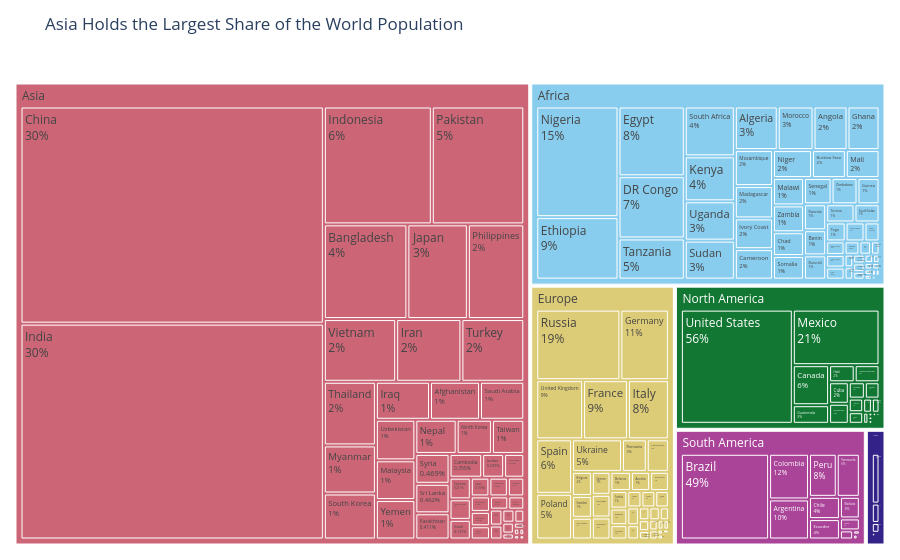

Source (notebook cell):
### Markdown cell above
**Chart choice & justification:** *Which chart did you choose, and why? Justify design choices.

*YOUR ANSWER HERE*

I chose a treemap because it displays hierarchical data at two levels: continents and their countries. The size of each rectangle represents the country's 2022 population, making it easy to compare population contributions.

### Code cell
# Q6
# YOUR CODE HERE


fig = px.treemap(
    df,
    path=['Continent', 'Country'],
    values='2022 Population',
    color='Continent',
    color_discrete_sequence=px.colors.qualitative.Safe,
    title='Asia Holds the Largest Share of the World Population'
)

fig.update_layout(
    template='plotly_white',
    margin=dict(t=60, l=10, r=10, b=10)
)

fig.update_traces(
    textinfo='label+percent parent',
    hovertemplate=(
        '<b>%{label}</b><br>'
        'Population: %{value:,.0f}<br>'
        'Share of parent: %{percentParent:.1%}'
        '<extra></extra>'
    )
)

fig.show()

### Figure 1 — Plotly figure (JSON) as saved in the notebook; plotly's stock layout.template omitted (floating-point values rounded to 4 significant figures; data arrays with more than 128 entries replaced by an {"elided": "..."} marker saying what was removed)
{"data": [{"branchvalues": "total", "customdata": {"elided": "240x1 str values"}, "domain": {"x": [0, 1], "y": [0, 1]}, "hovertemplate": "<b>%{label}</b><br>Population: %{value:,.0f}<br>Share of parent: %{percentParent:.1%}<extra></extra>", "ids": {"elided": "240 str values"}, "labels": {"elided": "240 str values"}, "marker": {"colors": {"elided": "240 str values"}}, "name": "", "parents": {"elided": "240 str values"}, "textinfo": "label+percent parent", "type": "treemap", "values": {"elided": "240 float values"}}], "layout": {"legend": {"tracegroupgap": 0}, "margin": {"b": 10, "l": 10, "r": 10, "t": 60}, "title": {"text": "Asia Holds the Largest Share of the World Population"}, "treemapcolorway": ["rgb(136, 204, 238)", "rgb(204, 102, 119)", "rgb(221, 204, 119)", "rgb(17, 119, 51)", "rgb(51, 34, 136)", "rgb(170, 68, 153)", "rgb(68, 170, 153)", "rgb(153, 153, 51)", "rgb(136, 34, 85)", "rgb(102, 17, 0)", "rgb(136, 136, 136)"]}}
